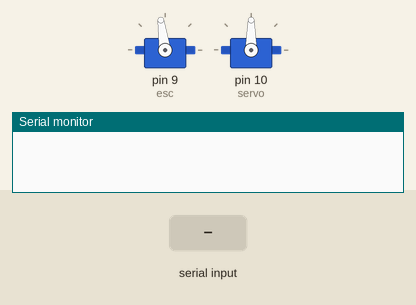
The sketch below on a simulated Arduino Uno, built with avr-gcc and run on an emulated ATmega328P. Parts: 2 × servo, the last lines printed to the serial monitor. The test bench sets the inputs (shaded band).

Above: at 1.3 s.
1.4 s: "30,150\n" received over Serial
At 2.2 s:
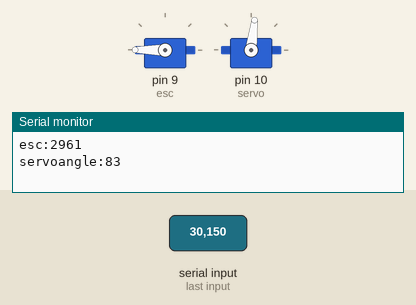
Timing chart, 0 to 4.4 s (numbered marks = the images above; inputs shaded):
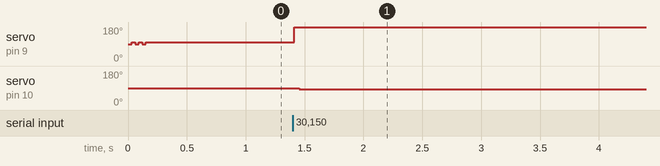

Measured:
- after the input at 1.4 s, servo on pin 9 (esc): 98° → 180° at once; servo on pin 10 (servo): 90° → 83° after 0.05 s

The sketch:

speedcontrol.ino
```cpp
#include <Servo.h>
#include <String.h>

Servo esc;
Servo servo;
int escval;
int serial[8];
int servoval;


void setup()
{

  Serial.begin(9600);
 int k=0;
  esc.attach(9);
    servo.attach(10);
  while(k<3){
  esc.writeMicroseconds(1470);  // set esc to mid-point(0 speed)
   delay(30);
    esc.writeMicroseconds(1550);  // set esc to mid-point(0 speed)
   delay(30);
   k++;}


}


int k=0;


void loop() {
if (Serial.available()==7)
 {
 for(int n=0; n<7; n++){
  serial[n] = Serial.read();
 }

escval  =  ((serial[0]-'0')*1000)+((serial[1]-'0')*100)+((serial[2]-'0')*10)+((serial[3]-'0'));
servoval=((serial[4]-'0')*10)+((serial[5]-'0'));
servoval = map(servoval, 0, 90, 50, 110); //gia to servo vazoume 0 ews 90 me 45 to kentro

  if (escval>1500){
    k=0;}
   if(escval<1500&&k==0){
     delay(20);
     esc.writeMicroseconds(escval);
   delay(150);
    esc.writeMicroseconds(1600);
   delay(150);
   k=1;
    }
   esc.writeMicroseconds(escval);
   delay(20);
   esc.writeMicroseconds(escval);
   delay(20);
   servo.write(servoval);
    delay(15);
     Serial.print("esc:");
   Serial.println(escval);
    Serial.print("servoangle:");
   Serial.println(servoval);
 }
   delay(10);
  }
```
